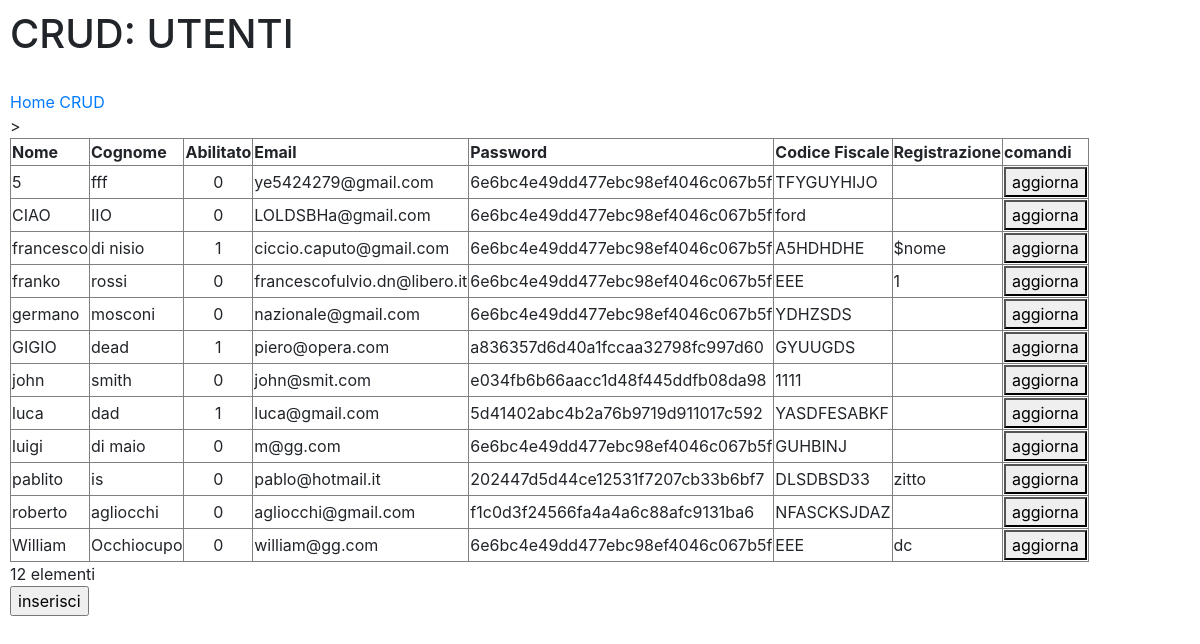
The app's page /admin/crud_utenti.php (signed in), older data.
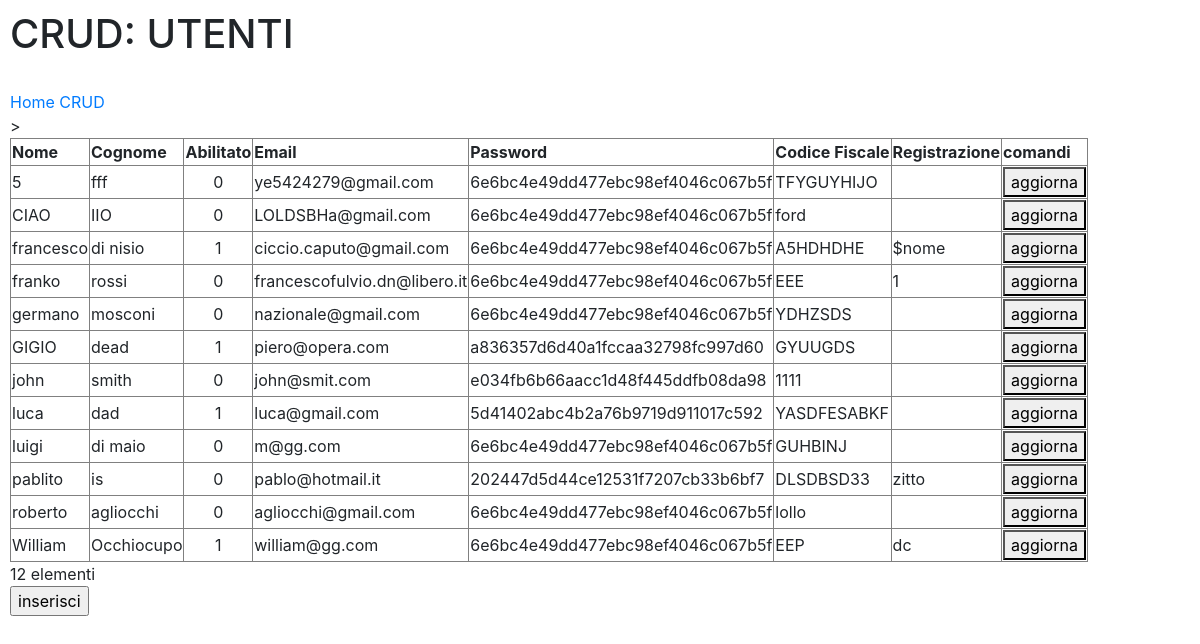
The same page, newer data.
### tables this page shows
CREATE TABLE IF NOT EXISTS `tp_utenti` (
  `pk` int(11) NOT NULL AUTO_INCREMENT,
  `nome` varchar(20) NOT NULL,
  `cognome` varchar(20) NOT NULL,
  `email` varchar(40) NOT NULL,
  `password` varchar(32) NOT NULL,
  `cf` varchar(16) NOT NULL,
  `is_enabled` tinyint(1) NOT NULL DEFAULT '0',
  `registrazione` varchar(32) DEFAULT NULL,
  PRIMARY KEY (`pk`)
);

### admin/crud_utenti.php (the view, shortened to what this page needs)
<?php
$conn = new mysqli($CONFIG["db-host"], $CONFIG["db-user"], $CONFIG["db-pass"], $CONFIG["db-name"]);
if(isset($_SESSION['pkb']))
{
?>
<!DOCTYPE html>
<html>
	<head>
        <link rel="stylesheet" href="https://stackpath.bootstrapcdn.com/bootstrap/4.3.1/css/bootstrap.min.css">
</head>
<body>
<h1>CRUD: UTENTI</h1>
<br><a href="http://frankmoses.altervista.org/wapp/toplay/admin/index.php">Home CRUD</a><br>
<?php
$sql = "
		SELECT  a.nome as 'Nome',a.cognome as 'Cognome',a.pk as 'pk',  a.is_enabled as 'Abilitato', a.email as 'Email', a.password AS 'Password', a.cf as 'Codice Fiscale',a.registrazione as 'Registrazione'
		FROM 	tp_utenti a
        order by a.nome ASC
        ";
$result = $conn->query($sql);
if ($result->num_rows > 0) {
?>
	<table border='1'>
      <tr>
        <th>Nome</th>
        <th>Cognome</th>
        <th>Abilitato</th>
        <th>Email</th>
        <th>Password</th>
        <th>Codice Fiscale</th>>
        <th>Registrazione</th>
        <th>comandi</th>
      </tr>
<?php
	while($row = $result->fetch_assoc()) {
?>
		<tr>
          <td	id	= 'nome_<?php echo $row["pk"]; ?>'
          		name= 'nome_<?php echo $row["pk"]; ?>'><?php echo $row["Nome"]; ?></td>
          <td	id	= 'cognome_<?php echo $row["pk"]; ?>'
          		name= 'cognome_<?php echo $row["pk"]; ?>'><?php echo $row["Cognome"]; ?></td>
           <td align="center"	id	= 'abilitato_<?php echo $row["pk"]; ?>'
          		name= 'abilitato_<?php echo $row["pk"]; ?>'><?php echo $row["Abilitato"]; ?></td>
          <td	id	= 'email_<?php echo $row["pk"]; ?>'
                name= 'email_<?php echo $row["pk"]; ?>'><?php echo $row["Email"]; ?></td>
          <td id= 'password_<?php echo $row["pk"]; ?>'
                name= 'password_<?php echo $row["pk"]; ?>'><?php echo $row["Password"]; ?></td>
                <td	id	= 'cf_<?php echo $row["pk"]; ?>'
                name= 'cf_<?php echo $row["pk"]; ?>'><?php echo $row["Codice Fiscale"]; ?></td>
                <td	id	= 'registrazione_<?php echo $row["pk"]; ?>'
                name= 'registrazione_<?php echo $row["pk"]; ?>'><?php echo $row["Registrazione"]; ?></td>
          <td>
            <button onclick="aggiorna('<?php echo $row["pk"]?>')">aggiorna</button>
          </td>
		</tr>
<?php
	}
?>
	</table>
<?php
	}
?>
<?php echo $result->num_rows; ?> elementi<br>
<input type = "button"
id = "btn_cmd"
name = "btn_cmd"
value = "inserisci"
onclick = "inserisci();">
</body>
</html>
<?php
}
?>

### admin/crud_utenti.php (style rules this page uses)
body { padding:10px; }

Row changes from the older to the newer data that the page shows:
changed tp_utenti "roberto": password "f1c0d3f24566fa4a4a6c88afc9131ba6" → "6e6bc4e49dd477ebc98ef4046c067b5f"; cf "NFASCKSJDAZ" → "lollo"
changed tp_utenti "William": is_enabled "0" → "1"; cf "EEE" → "EEP"
